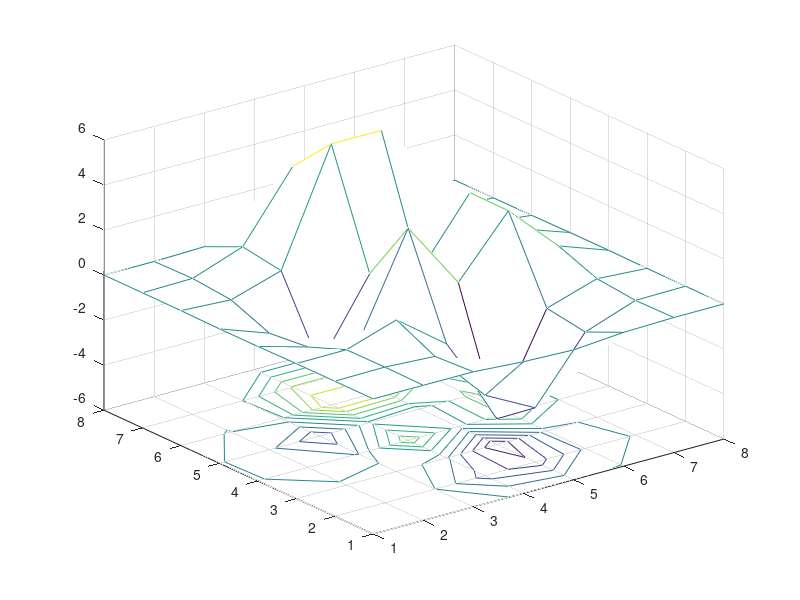

Here is the MATLAB script that generated this plot: (Note: this script raises an error after producing the figure.)
%=============================================================================
% Copyright (c) 2026-present Allan CORNET (Nelson)
%=============================================================================
% This file is part of Nelson.
%=============================================================================
% LICENCE_BLOCK_BEGIN
% SPDX-License-Identifier: LGPL-3.0-or-later
% LICENCE_BLOCK_END
%=============================================================================
% <--ADV-CLI MODE-->
%=============================================================================
f = figure('Visible', 'off');
h = meshc(peaks(8));
asserts.isequal(numel(h), 2);
asserts.istrue(isgraphics(h(1), 'surface'));
asserts.istrue(isgraphics(h(2), 'contour'));
asserts.isequal(h(1).FaceColor, [1 1 1]);
asserts.isequal(h(1).EdgeColor, 'flat');
asserts.isequal(h(2).ZLocation, 'zmin');
asserts.isapprox(ancestor(h(1), 'axes').ZLim, [min(h(1).ZData(:)) max(h(1).ZData(:))], 1e-12);
close(f);
%=============================================================================
f = figure('Visible', 'off');
ax = axes('Parent', f);
h = meshc('Parent', ax, peaks(20));
asserts.isequal(ax.XTick, [5 10 15 20]);
asserts.isequal(ax.YTick, [5 10 15 20]);
asserts.isapprox(ax.ZLim, [min(h(1).ZData(:)) max(h(1).ZData(:))], 1e-12);
close(f);
%=============================================================================
f = figure('Visible', 'off');
ax = axes();
h = meshc(ax, peaks(6), 'LineWidth', 2);
asserts.isequal(h(1).Parent, ax);
asserts.isequal(h(1).LineWidth, 2);
close(f);
%=============================================================================
f = figure('Visible', 'off');
ax = axes('Parent', f);
h = meshc('Parent', ax, peaks(4), 'LineWidth', 2);
asserts.isequal(h(1).Parent, ax);
asserts.isequal(h(1).LineWidth, 2);
close(f);
%=============================================================================
f = figure('Visible', 'off');
Z = peaks(5);
C = ones(size(Z)) * 7;
h = meshc(Z, C);
asserts.isequal(h(1).CData, C);
asserts.isequal(h(2).ZData, Z);
close(f);
%=============================================================================
try
  meshc(1:3);
  asserts.fail('meshc accepted a vector input.');
catch ME
  asserts.isequal(ME.identifier, 'Nelson:meshc:invalidSurfaceZ');
end
%=============================================================================
